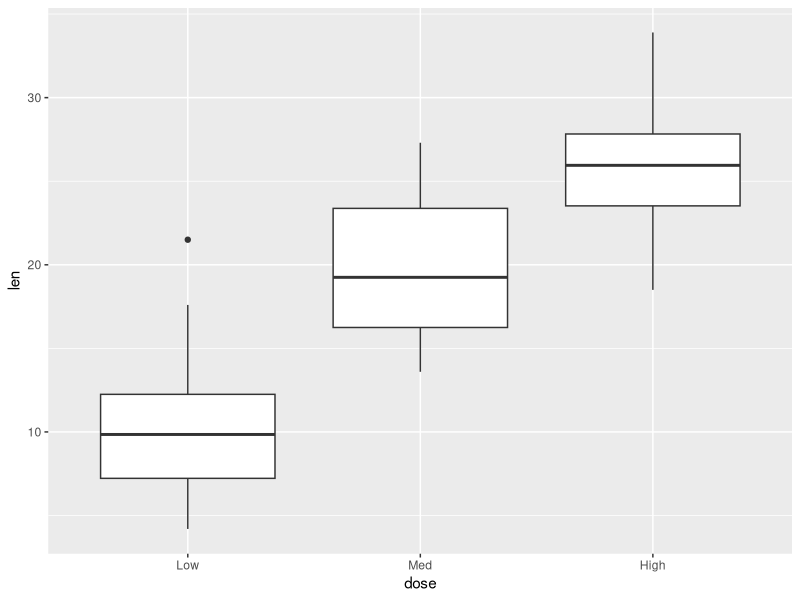
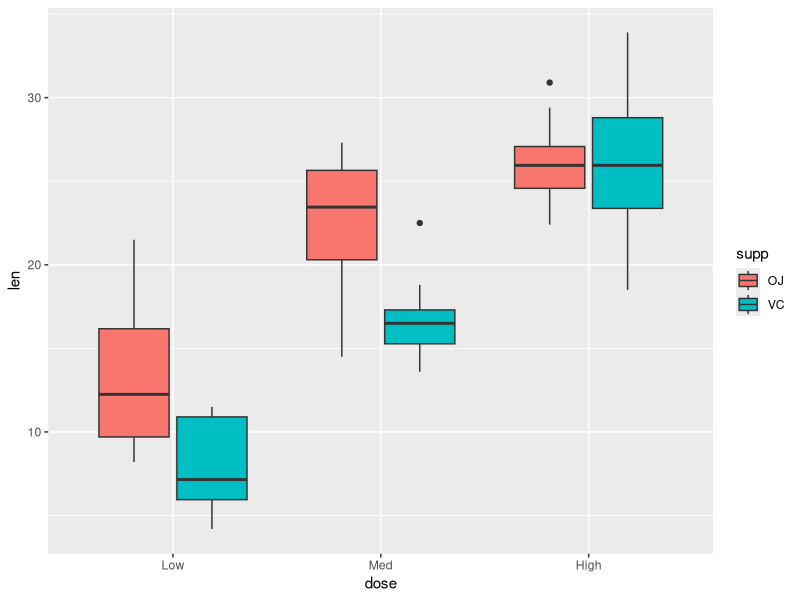
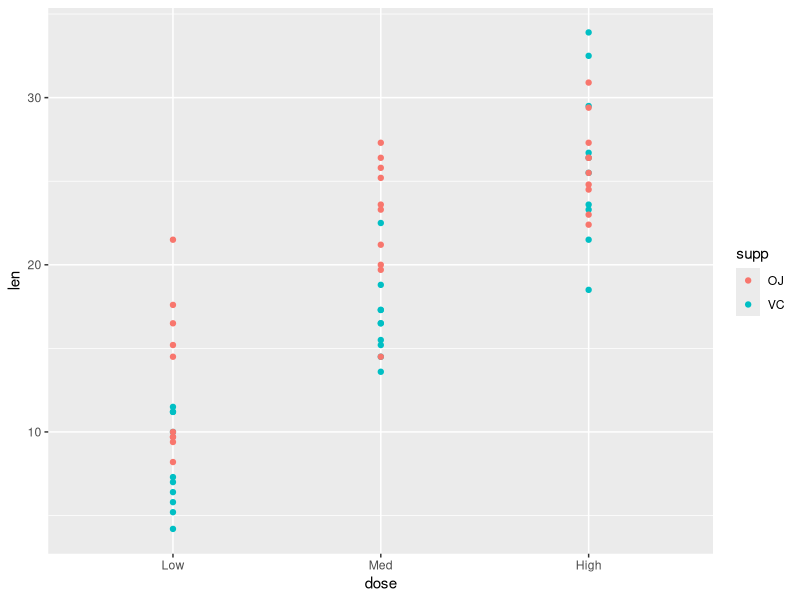
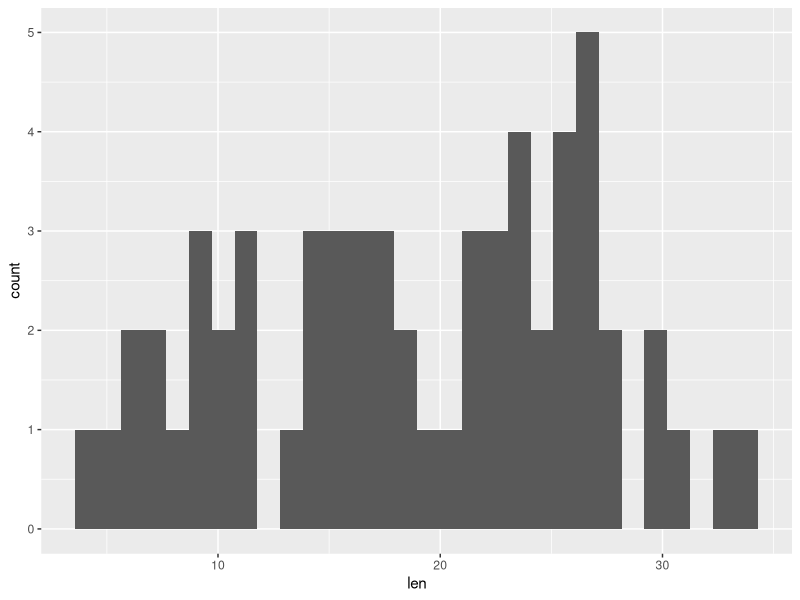
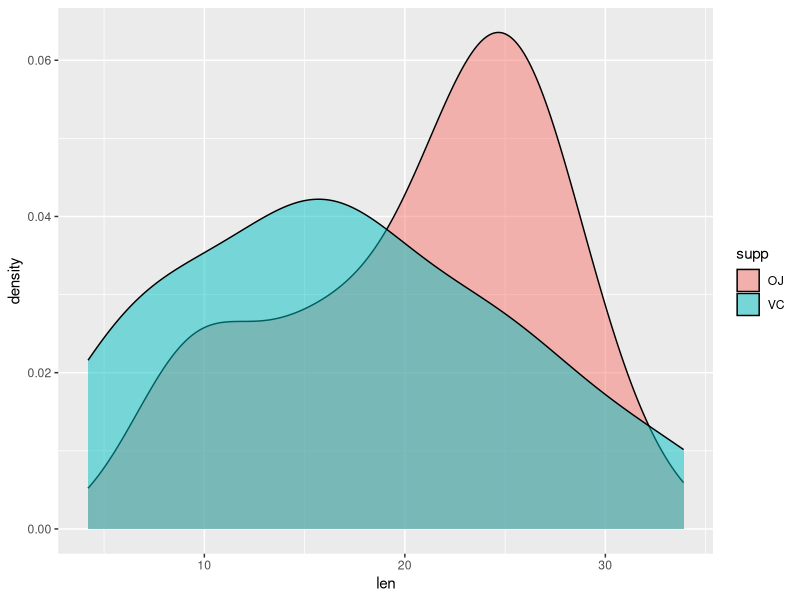
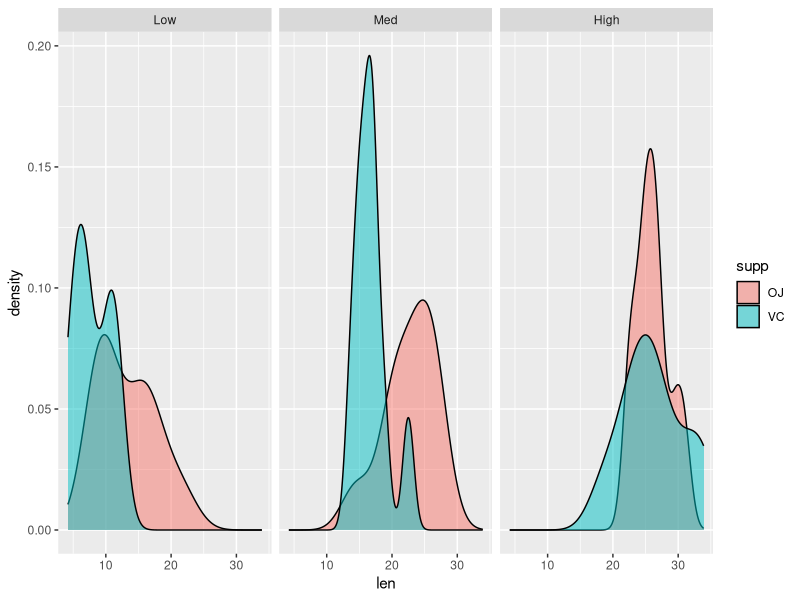
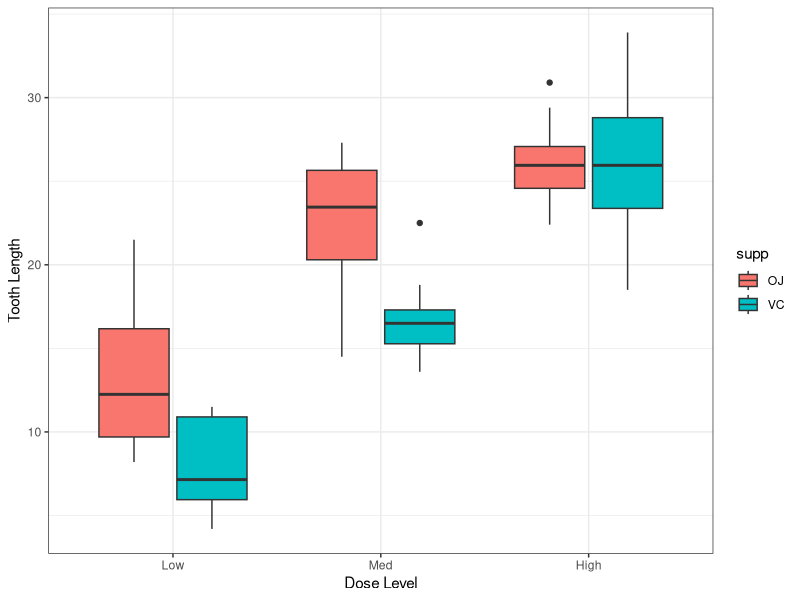

Reproduce these figures in R, in order.
## ---- chunk 1
toothData <- read.csv("data/toothData.csv", stringsAsFactors=FALSE)
toothData$supp <- as.factor(toothData$supp)
toothData$dose <- factor(toothData$dose, levels=c("Low", "Med", "High"))
## ---- chunk 2
head(toothData)
summary(toothData)
nrow(toothData)
## ---- chunk 3
library("ggplot2")
## ---- chunk 4
ggplot(toothData, aes(x = dose, y = len)) +
  geom_boxplot()
## ---- chunk 5
ggplot(toothData, aes(x = dose, y = len, fill = supp)) +
  geom_boxplot()
## ---- chunk 6
ggplot(toothData, aes(x = dose, y = len, colour = supp)) +
  geom_point()
## ---- chunk 7
ggplot(toothData, aes(x = len)) +
  geom_histogram()
## ---- chunk 8
ggplot(toothData, aes(x = len, fill = supp)) +
  geom_density(alpha = 0.5)
## ---- chunk 9
ggplot(toothData, aes(x = len, fill = supp)) +
  geom_density(alpha = 0.5) +
  facet_wrap(~dose)
## ---- chunk 10
ggplot(toothData, aes(x = dose, y = len, fill = supp)) +
  geom_boxplot() +
  labs(x = "Dose Level", y = "Tooth Length") +
  theme_bw()
